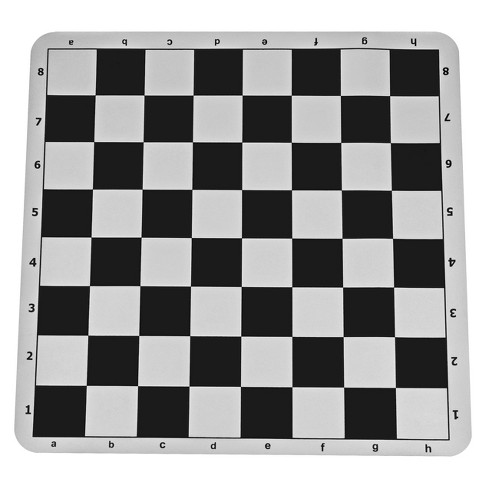
#> input picture Lab 3/data/input/chessboard.jpg, 488 x 488 px; its folder holds only this picture in this run
$ python -i lab3.py   (imports and definitions only)
#> lines starting #> are read from the running program, lines starting #| are printed output that depends on the picture
#> further down, picture is the input picture: shape (488, 488); min 0, max 255, mean 156
""" CS4243 Lab 3: Feature Matching and Applications
"""

import numpy as np
from skimage import filters
from skimage.feature import corner_peaks
from scipy.spatial.distance import cdist
from scipy.ndimage.filters import convolve
from scipy.ndimage import gaussian_filter
from utils import pad, unpad
import math
import cv2

_COLOR_RED = (255, 0, 0)
_COLOR_GREEN = (0, 255, 0)
_COLOR_BLUE = (0, 0, 255)

_COLOR_RED = (255, 0, 0)
_COLOR_GREEN = (0, 255, 0)
_COLOR_BLUE = (0, 0, 255)


##### Part 1: Keypoint Detection, Description, and Matching #####


def harris_corners(img, window_size=3, k=0.04):
    """
    Compute Harris corner response map. Follow the math equation
    R=Det(M)-k(Trace(M)^2).

    Hint:
        You may use the functions filters.sobel_v filters.sobel_h & scipy.ndimage.filters.convolve,
        which are already imported above

    Args:
        img: Grayscale image of shape (H, W)
        window_size: size of the window function
        k: sensitivity parameter

    Returns:
        response: Harris response image of shape (H, W)
    """
#> called with window_size = 3, k = 0.04

    H, W = img.shape
#> H = 488; W = 488
    window = np.ones((window_size, window_size))
    response = np.zeros((H, W))

    """ Your code starts here """
    Ix = filters.sobel_v(img)
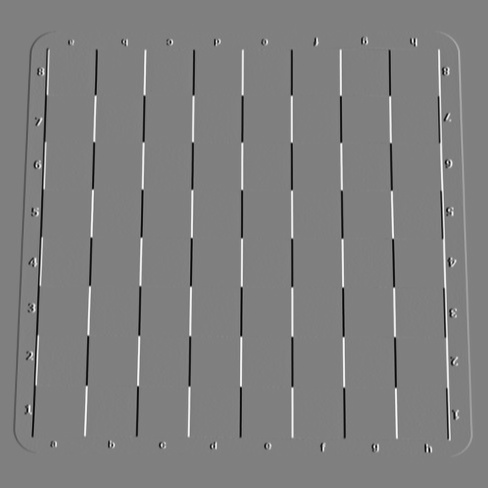
#> Ix: shape (488, 488) float64; min -0.879, max 0.875, mean 5.62e-20; drawn with min black and max white
    Iy = filters.sobel_h(img)

    Ix2 = Ix**2
    Iy2 = Iy**2
    Ixy = Ix * Iy
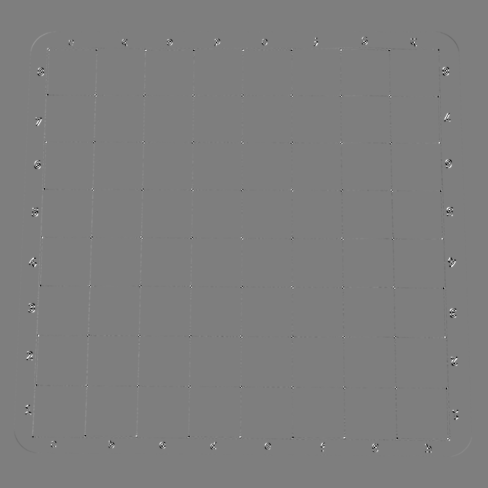
#> Ixy: shape (488, 488) float64; min -0.321, max 0.327, mean 2.94e-05; drawn with min black and max white

    A = convolve(Ix2, window)
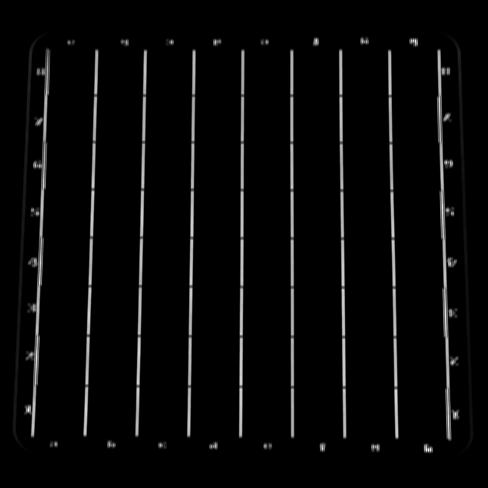
#> A: shape (488, 488) float64; min 0, max 3.9, mean 0.139; drawn with min black and max white
    B = convolve(Ixy, window)
    C = convolve(Iy2, window)
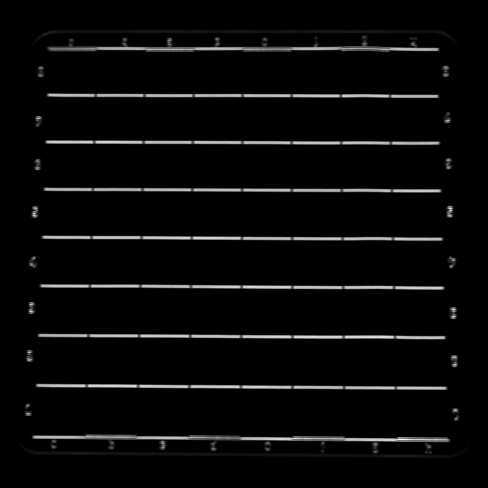
#> C: shape (488, 488) float64; min 0, max 3.79, mean 0.14; drawn with min black and max white

    det = A * C - B**2
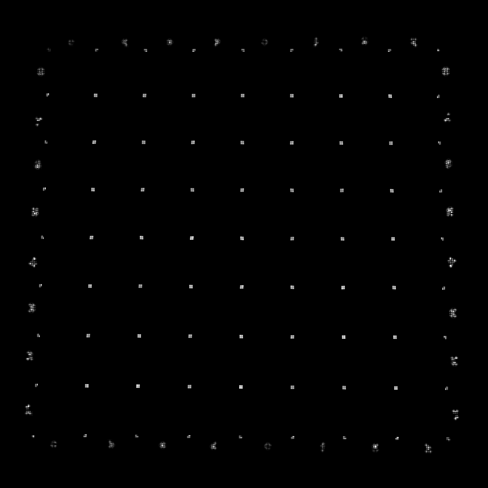
#> det: shape (488, 488) float64; min -6.62e-24, max 2.86, mean 0.0111; drawn with min black and max white
    trace = A + C
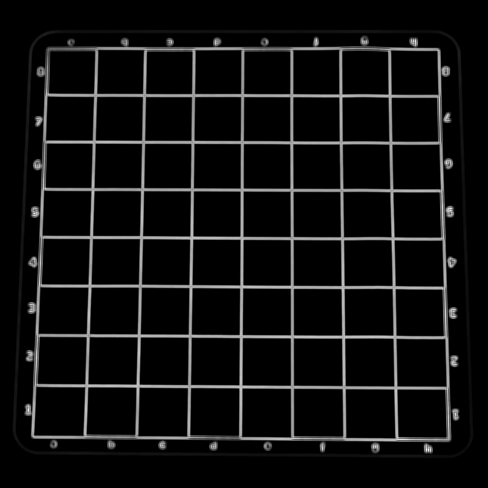
#> trace: shape (488, 488) float64; min 0, max 4.23, mean 0.279; drawn with min black and max white

    response = det - k * trace**2
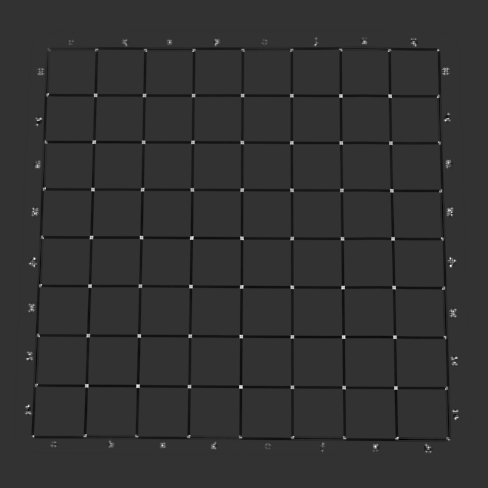
#> response: shape (488, 488) float64; min -0.571, max 2.33, mean -0.0144; drawn with min black and max white
    """ Your code ends here """

    return response


# [344 lines left out: functions naive_descriptor, describe_keypoints, make_gaussian_kernel, simple_sift, top_k_matches, ratio_test_match and 4 more, not called in this run]


##### Part 3: Mirror Symmetry Detection #####

# GIVEN
from skimage.feature import peak_local_max


# [231 lines left out: functions find_peak_params, angle_with_x_axis, midpoint, distance, shift_sift_descriptor, create_mirror_descriptors and 3 more, not called in this run]


"""Helper functions: You should not have to touch the following functions.
"""


# [10 lines left out: function trim, not called in this run]

>>> import cv2
>>> picture = cv2.imread('data/input/chessboard.jpg', cv2.IMREAD_GRAYSCALE)
>>> result = harris_corners(picture)
